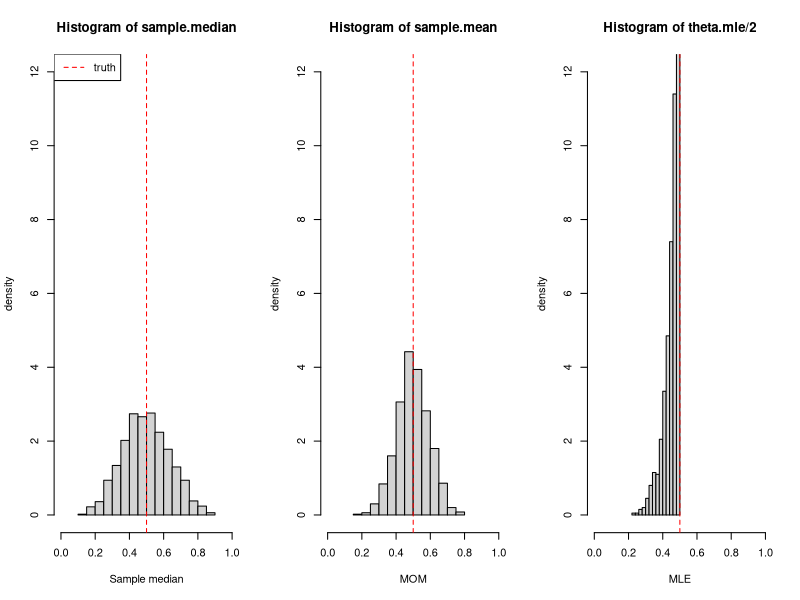
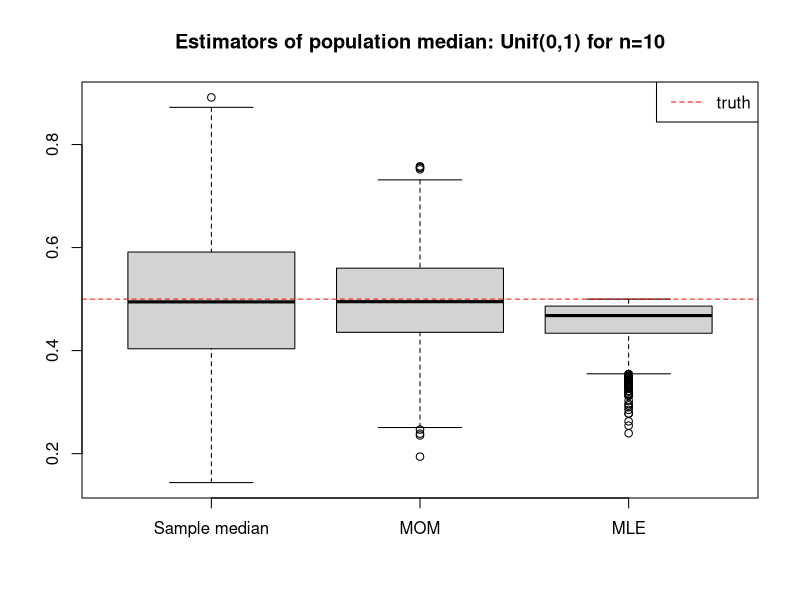

Here is the R script that generated these plots, in order:
xvalues = runif(10000)
xsamples = matrix(xvalues, nrow=1000)
sample.mean = apply(xsamples, 1, mean)
sample.median = apply(xsamples, 1, median)

theta.mle = apply(xsamples, 1, max)
par(mfrow=c(1,3))
hist(sample.median, xlim=c(0,1), ylim=c(0,12), freq=F,
     ylab="density", xlab="Sample median")
abline(v=0.5, col="red", lty=2)
legend("topleft", c("truth"), col=c("red"), lty=2)
hist(sample.mean, xlim=c(0,1), ylim=c(0,12), freq=F,
     ylab="density", xlab="MOM")
abline(v=0.5, col="red", lty=2)
hist(theta.mle/2, xlim=c(0,1), ylim=c(0,12), freq=F,
     ylab="density", xlab="MLE")
abline(v=0.5, col="red", lty=2)

par(mfrow=c(1,1))
boxplot(sample.median, sample.mean, theta.mle/2,
        names=c("Sample median", "MOM", "MLE"),
        main="Estimators of population median: Unif(0,1) for n=10")
abline(h=0.5, col="red", lty=2)
legend("topright", c("truth"), col=c("red"), lty=2)